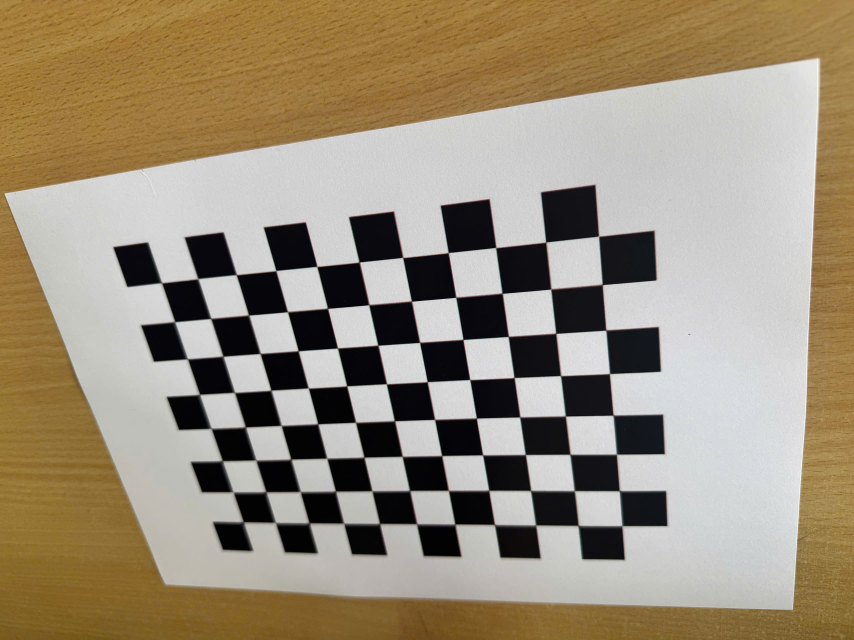
#> input picture pic/RGB_camera_calib_img/z7796031794832_b954ce9da58eb6578270dcee6342339b.jpg, 2560 x 1920 px (shown at 1/3 size); its folder holds only this picture in this run
$ python calibrate.py
#> lines starting #> are read from the running program, lines starting #| are printed output that depends on the picture; long printed decimals are rounded
### calibrate_helper.py
# -*- coding: utf-8 -*-
"""
Advanced Camera Calibration - Zhang Zhengyou Method
---------------------------------------------------
Features:
✔ findChessboardCornersSB
✔ cornerSubPix refinement
✔ auto resize inconsistent images
✔ reprojection analysis
✔ outlier rejection
✔ visualization
✔ undistortion
✔ Oxyz axis drawing
✔ coordinate text drawing
✔ robust logging

Author: ChatGPT
"""

import os
import glob
import time
import cv2
import numpy as np


class Calibrator:

    # ==========================================================
    def __init__(
        self,
        img_dir,
        shape_inner_corner,
        size_grid,
        visualization=False,
        auto_resize=True
    ):

        self.img_dir = img_dir
        self.shape_inner_corner = shape_inner_corner
        self.size_grid = size_grid
        self.visualization = visualization
        self.auto_resize = auto_resize

        self.mat_intri = None
        self.coff_dis = None
        self.v_rot = None
        self.v_trans = None

        self.used_img_paths = []

        # ======================================================
        # Object points
        w, h = shape_inner_corner

        self.cp_world = np.zeros((w * h, 3), np.float32)

        self.cp_world[:, :2] = (
            np.mgrid[0:w, 0:h]
            .T
            .reshape(-1, 2)
        )

        self.cp_world *= size_grid

        # ======================================================
        # Load image paths

        self.img_paths = []

        for ext in ["jpg", "jpeg", "png", "bmp"]:

            self.img_paths.extend(
                glob.glob(
                    os.path.join(img_dir, f"*.{ext}")
                )
            )

        if len(self.img_paths) == 0:
            raise FileNotFoundError(
                f"Không tìm thấy ảnh trong {img_dir}"
            )

    # ==========================================================
    @staticmethod
    def section(txt):

        print("\n" + "=" * 72)
        print(" ", txt)
        print("=" * 72)

    # ==========================================================
    def detect_corners(self, gray):

        w, h = self.shape_inner_corner

        flags = (
            cv2.CALIB_CB_EXHAUSTIVE |
            cv2.CALIB_CB_ACCURACY
        )

        ret, corners = cv2.findChessboardCornersSB(
            gray,
            (w, h),
            flags
        )

        if not ret:
            return False, None

        # ======================================================
        # Subpixel refinement

        criteria = (
            cv2.TERM_CRITERIA_EPS +
            cv2.TERM_CRITERIA_MAX_ITER,
            30,
            0.001
        )

        corners = cv2.cornerSubPix(
            gray,
            corners,
            (11, 11),
            (-1, -1),
            criteria
        )

        return True, corners

    # ==========================================================
    def calibrate_camera(
        self,
        save_corners_dir=None,
        draw_text=True,
        outlier_threshold=3.0
    ):

        w, h = self.shape_inner_corner

        points_world = []
        points_pixel = []

        self.used_img_paths = []

        img_size = None

        self.section("STEP 1: DETECT CHECKERBOARD")

        print(f"Images : {len(self.img_paths)}")
        print(f"Pattern: {w} x {h}")
        print(f"Grid   : {self.size_grid*1000:.1f} mm")

        # ======================================================
        # Detect checkerboard

        for path in self.img_paths:

            img = cv2.imread(path)

            if img is None:
                continue

            # ==================================================
            # First image defines target size

            if img_size is None:

                h0, w0 = img.shape[:2]
                img_size = (w0, h0)

            else:

                if (
                    img.shape[1] != img_size[0] or
                    img.shape[0] != img_size[1]
                ):

                    if self.auto_resize:

                        print(
                            f"⚠ resize: "
                            f"{os.path.basename(path)} "
                            f"{img.shape[1]}x{img.shape[0]}"
                            f" -> "
                            f"{img_size[0]}x{img_size[1]}"
                        )

                        img = cv2.resize(
                            img,
                            img_size
                        )

                    else:

                        print(
                            f"✘ skip size mismatch: "
                            f"{os.path.basename(path)}"
                        )

                        continue

            gray = cv2.cvtColor(
                img,
                cv2.COLOR_BGR2GRAY
            )

            t0 = time.time()

            ret, corners = self.detect_corners(gray)

            dt = (time.time() - t0) * 1000

            if ret:

                points_world.append(self.cp_world)
                points_pixel.append(corners)

                self.used_img_paths.append(path)

                print(
                    f"✔ {os.path.basename(path):30s} "
                    f"{len(corners):3d} corners "
                    f"{dt:.1f} ms"
                )

            else:

                print(
                    f"✘ {os.path.basename(path):30s} "
                    f"pattern not found"
                )

        # ======================================================
        if len(points_world) == 0:

            raise RuntimeError(
                "Không detect được checkerboard."
            )

        # ======================================================
        self.section("STEP 2: INITIAL CALIBRATION")

        t0 = time.time()

        rms, K, dist, rvecs, tvecs = (
            cv2.calibrateCamera(
                points_world,
                points_pixel,
                img_size,
                None,
                None
            )
        )

        print(f"Initial RMS: {rms:.4f} px")
        print(f"Time       : {time.time()-t0:.2f} s")

        # ======================================================
        # Outlier rejection

        self.section("STEP 3: OUTLIER REJECTION")

        good_world = []
        good_pixel = []
        good_paths = []

        for i in range(len(points_world)):

            reproj, _ = cv2.projectPoints(
                points_world[i],
                rvecs[i],
                tvecs[i],
                K,
                dist
            )

            err = np.linalg.norm(
                points_pixel[i] - reproj,
                axis=2
            ).ravel()

            mean_err = np.mean(err)
            rms_err = np.sqrt(np.mean(err**2))
            max_err = np.max(err)

            fname = os.path.basename(
                self.used_img_paths[i]
            )

            print(
                f"{fname:30s} "
                f"mean={mean_err:.3f} "
                f"rms={rms_err:.3f} "
                f"max={max_err:.3f}"
            )

            if mean_err <= outlier_threshold:

                good_world.append(points_world[i])
                good_pixel.append(points_pixel[i])
                good_paths.append(
                    self.used_img_paths[i]
                )

            else:

                print(f"   -> rejected")

        # ======================================================
        self.section("STEP 4: FINAL CALIBRATION")

        rms, K, dist, rvecs, tvecs = (
            cv2.calibrateCamera(
                good_world,
                good_pixel,
                img_size,
                None,
                None
            )
        )

        self.mat_intri = K
        self.coff_dis = dist
        self.v_rot = rvecs
        self.v_trans = tvecs

        self.used_img_paths = good_paths

        # ======================================================
        print("\nCamera Matrix K:")
        print(K)

        print("\nDistortion:")
        print(dist.ravel())

        print(f"\nFinal RMS: {rms:.4f} px")

        print("\nIntrinsic:")
        print(f"fx={K[0,0]:.3f}")
        print(f"fy={K[1,1]:.3f}")
        print(f"cx={K[0,2]:.3f}")
        print(f"cy={K[1,2]:.3f}")

        # ======================================================
        self.section("STEP 5: REPROJECTION ERROR")

        all_errors = []

        for i in range(len(good_world)):

            reproj, _ = cv2.projectPoints(
                good_world[i],
                rvecs[i],
                tvecs[i],
                K,
                dist
            )

            err = np.linalg.norm(
                good_pixel[i] - reproj,
                axis=2
            ).ravel()

            all_errors.extend(err)

            print(
                f"{os.path.basename(good_paths[i]):30s} "
                f"mean={np.mean(err):.4f} "
                f"rms={np.sqrt(np.mean(err**2)):.4f} "
                f"max={np.max(err):.4f}"
            )

        all_errors = np.array(all_errors)

        print("\nTOTAL")
        print(f"Points = {len(all_errors)}")
        print(f"Mean   = {np.mean(all_errors):.4f}")
        print(f"RMS    = {np.sqrt(np.mean(all_errors**2)):.4f}")
        print(f"Max    = {np.max(all_errors):.4f}")

        # ======================================================
        bins = [0,0.1,0.2,0.5,1,2,5,np.inf]

        labels = [
            "<0.1",
            "0.1-0.2",
            "0.2-0.5",
            "0.5-1",
            "1-2",
            "2-5",
            ">5"
        ]

        hist, _ = np.histogram(
            all_errors,
            bins=bins
        )

        print("\nDistribution:")

        for lbl, cnt in zip(labels, hist):

            print(f"{lbl:10s}: {cnt}")

        # ======================================================
        # Save visualization

        if save_corners_dir:

            self.section("STEP 6: SAVE VISUALIZATION")

            os.makedirs(
                save_corners_dir,
                exist_ok=True
            )

            axis_len = 3 * self.size_grid

            for i, path in enumerate(good_paths):

                img = cv2.imread(path)

                if img.shape[1] != img_size[0] or \
                   img.shape[0] != img_size[1]:

                    img = cv2.resize(
                        img,
                        img_size
                    )

                # ==============================================
                cv2.drawChessboardCorners(
                    img,
                    (w, h),
                    good_pixel[i],
                    True
                )

                cv2.drawFrameAxes(
                    img,
                    K,
                    dist,
                    rvecs[i],
                    tvecs[i],
                    axis_len,
                    3
                )

                # ==============================================
                if draw_text:

                    for idx, p in enumerate(
                        good_pixel[i]
                    ):

                        u, v = p.ravel()

                        txt = (
                            f"{idx}:"
                            f"({u:.0f},{v:.0f})"
                        )

                        cv2.putText(
                            img,
                            txt,
                            (int(u)+5, int(v)-5),
                            cv2.FONT_HERSHEY_SIMPLEX,
                            0.35,
                            (0,0,255),
                            1
                        )

                # ==============================================
                note = (
                    "Oxyz: "
                    "X(red) "
                    "Y(green) "
                    "Z(blue)"
                )

                cv2.putText(
                    img,
                    note,
                    (10, 30),
                    cv2.FONT_HERSHEY_SIMPLEX,
                    0.6,
                    (0,255,255),
                    2
                )

                out_path = os.path.join(
                    save_corners_dir,
                    os.path.basename(path)
                )

                cv2.imwrite(out_path, img)

                print(
                    f"✔ {os.path.basename(path)}"
                )

                if self.visualization:

                    cv2.imshow(
                        "Calibration",
                        img
                    )

                    cv2.waitKey(300)

            cv2.destroyAllWindows()

        self.section("CALIBRATION DONE")

        return K, dist

    # ==========================================================
    # [83 lines left out: function undistort_images, not called in this run]

### calibrate.py
import os
from calibrate_helper import Calibrator


def main():
    # CẤU HÌNH
    base_dir = os.path.dirname(os.path.abspath(__file__))
    pic_dir = os.path.join(base_dir, "pic")

    img_calib_dir = os.path.join(pic_dir, "RGB_camera_calib_img")
    img_corners_dir = os.path.join(pic_dir, "RGB_camera_calib_img_corners")
    img_normal_dir = os.path.join(pic_dir, "RGB_camera_normal_img")
    img_normal_undist_dir = os.path.join(pic_dir, "RGB_camera_normal_img_undistorted")

    # Tự động tạo thư mục nếu chưa tồn tại
    for d in [img_calib_dir, img_corners_dir, img_normal_dir, img_normal_undist_dir]:
        os.makedirs(d, exist_ok=True)

    shape_inner = (11, 8)       # Số inner corners (cột, hàng) ← sửa cho đúng checkerboard của bạn
    square_size = 0.017         # mét (17mm)

    # KHỞI TẠO CALIBRATOR
    calibrator = Calibrator(
        img_dir=img_calib_dir,
        shape_inner_corner=shape_inner,
        size_grid=square_size,
        visualization=False      # Đặt True nếu muốn xem ảnh pop-up
    )

    # =============================================
    # CALIBRATE & LƯU ẢNH CORNERS + OXYZ
    # =============================================
    print("\n🚀 BẮT ĐẦU QUÁ TRÌNH CALIBRATION...")
    calibrator.calibrate_camera(save_corners_dir=img_corners_dir)
#> in calibrate_camera, img is the input picture: shape (1920, 2560, 3); mean B, G, R 121.6, 142.6, 155.1
#> in calibrate_camera, `gray = cv2.cvtColor( img, cv2.COLOR_BGR2GRAY )`:
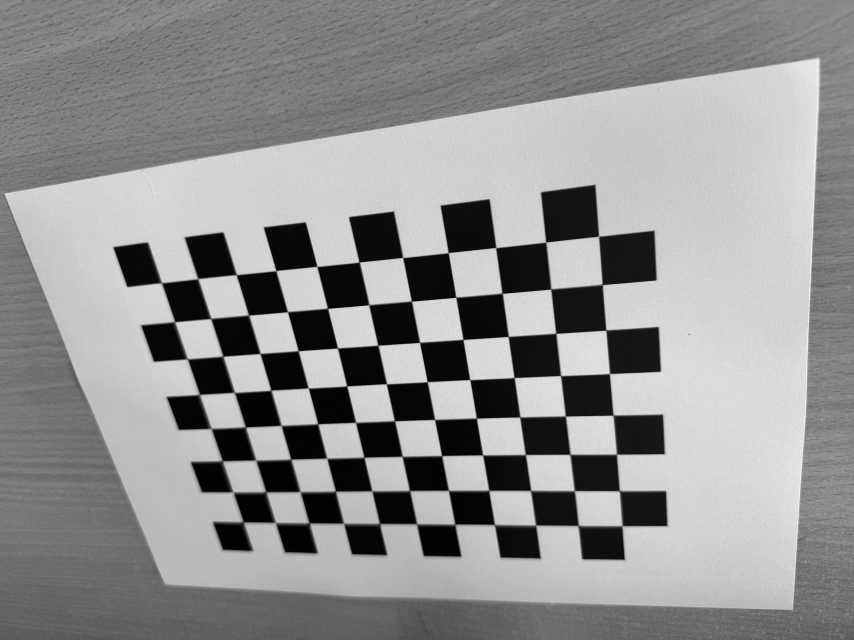
#> gray: shape (1920, 2560) (shown at 1/3 size); min 0, max 255, mean 144
#> in detect_corners, `ret, corners = cv2.findChessboardCornersSB( gray, (w, h), flags )`: ret = True; corners = 88 rows, first 8: [1867.3, 1578.8], [1735.8, 1578.1], [1608.1, 1577], [1484.5, 1575.2], [1365.6, 1574.3], [1250.8, 1573.2], [1139.6, 1572.7], [1031.7, 1571.8]
#> in detect_corners, `corners = cv2.cornerSubPix( gray, corners, (11, 11), (-1, -1), criteri..`: corners = 88 rows, first 8: [1866.3, 1577.8], [1734.9, 1576.8], [1607.6, 1575.8], [1484.2, 1574.1], [1365.6, 1573], [1250.8, 1571.7], [1139.9, 1570.8], [1032.2, 1570.1]
#> in calibrate_camera, `ret, corners = self.detect_corners(gray)`: ret = True
#| ✔ z7796031794832_b954ce9da58eb6578270dcee6342339b.jpg  88 corners 2312.2 ms
#> in calibrate_camera, `rms, K, dist, rvecs, tvecs = ( cv2.calibrateCamera( points_world, poin..`: rms = 0.545; K = [[1914.8, 0, 1272.1], [0, 1933.3, 955], [0, 0, 1]]; dist = [[0.192, -0.33, 0.00327, 0.00331, -1.71]]; rvecs = ([0.378, -0.602, 2.93],); tvecs = ([0.0785, 0.0817, 0.258],)
#| Initial RMS: 0.5454 px
#> the loop in calibrate_camera, `for i in range(len(points_world)): ` made 1 pass
#> (mean_err, rms_err, max_err) on pass 1: (0.438, 0.545, 1.74)
#| z7796031794832_b954ce9da58eb6578270dcee6342339b.jpg mean=0.438 rms=0.545 max=1.745
#> after the loop in calibrate_camera, `for i in range(len(points_world)):`: good_paths = 1 item
#> in calibrate_camera, `self.mat_intri = K`: self.mat_intri = [[1914.8, 0, 1272.1], [0, 1933.3, 955], [0, 0, 1]]
#> in calibrate_camera, `self.coff_dis = dist`: self.coff_dis = [[0.192, -0.33, 0.00327, 0.00331, -1.71]]
#> in calibrate_camera, `self.v_rot = rvecs`: self.v_rot = ([0.378, -0.602, 2.93],)
#> in calibrate_camera, `self.v_trans = tvecs`: self.v_trans = ([0.0785, 0.0817, 0.258],)
#> in calibrate_camera, `self.used_img_paths = good_paths`: self.used_img_paths = 1 item
#| [[1.91479303e+03 0.00000000e+00 1.27208921e+03]
#|  [0.00000000e+00 1.93332084e+03 9.54987238e+02]
#|  [0.00000000e+00 0.00000000e+00 1.00000000e+00]]
#| [ 0.192 -0.3295  0.003275  0.003312 -1.709]
#| Final RMS: 0.5454 px
#| fx=1914.793
#| fy=1933.321
#| cx=1272.089
#| cy=954.987
#> the loop in calibrate_camera, `for i in range(len(good_world)): ` made 1 pass
#| z7796031794832_b954ce9da58eb6578270dcee6342339b.jpg mean=0.4385 rms=0.5454 max=1.7448
#> after the loop in calibrate_camera, `for i in range(len(good_world)):`: all_errors = 88 values, max 1.74 at index 33, min 0.0266 at index 40, mean 0.438
#| Points = 88
#| Mean   = 0.4385
#| RMS    = 0.5454
#| Max    = 1.7448
#> in calibrate_camera, `bins = [0,0.1,0.2,0.5,1,2,5,np.inf]`: bins = [0, 0.1, 0.2, 0.5, 1, 2, 5, inf]
#> in calibrate_camera, `hist, _ = np.histogram( all_errors, bins=bins )`: hist = [5, 12, 45, 18, 8, 0, 0]
#> the loop in calibrate_camera, `for lbl, cnt in zip(labels, hist): ` made 7 passes
#> (lbl, cnt) on passes 1 to 7: ('<0.1', 5), ('0.1-0.2', 12), ('0.2-0.5', 45), ('0.5-1', 18), ('1-2', 8), ('2-5', 0), ('>5', 0)
#| <0.1      : 5
#| 0.1-0.2   : 12
#| 0.2-0.5   : 45
#| 0.5-1     : 18
#| 1-2       : 8
#| 2-5       : 0
#| >5        : 0
#> in calibrate_camera, `cv2.drawChessboardCorners( img, (w, h), good_pixel[i], True )`:
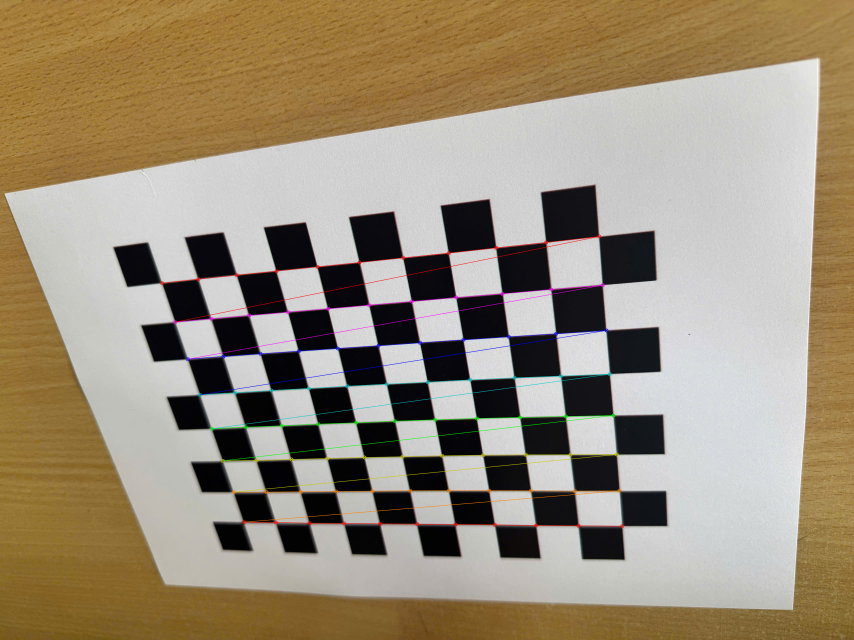
#> img: shape (1920, 2560, 3) (shown at 1/3 size); mean B, G, R 121.5, 142.5, 155.3
#> the loop in calibrate_camera, `for idx, p in enumerate( good_pixel[i] ): ` made 88 passes
#> (u, v, txt) on passes 1 to 12: (1866.3, 1577.8, '0:(1866,1578)'), (1734.9, 1576.8, '1:(1735,1577)'), (1607.6, 1575.8, '2:(1608,1576)'), (1484.2, 1574.1, '3:(1484,1574)'), (1365.6, 1573, '4:(1366,1573)'), (1250.8, 1571.7, '5:(1251,1572)'), (1139.9, 1570.8, '6:(1140,1571)'), (1032.2, 1570.1, '7:(1032,1570)'), (928.7, 1568.9, '8:(929,1569)'), (827.4, 1567.5, '9:(827,1567)'), (731.3, 1565.6, '10:(731,1566)'), (1858.3, 1472.4, '11:(1858,1472)')
#| ✔ z7796031794832_b954ce9da58eb6578270dcee6342339b.jpg

    # =============================================
    # UNDISTORT ẢNH CALIBRATION (không bắt buộc, nhưng có thể làm)
    # =============================================
    # Nếu bạn muốn lưu ảnh checkerboard đã undistort
    # calibrator.undistort_images(img_calib_dir, "./pic/RGB_camera_calib_img_undistorted")

    # =============================================
    # UNDISTORT ẢNH THƯỜNG
    # =============================================
    if os.path.exists(img_normal_dir) and os.listdir(img_normal_dir):
        calibrator.undistort_images(img_normal_dir, img_normal_undist_dir)
    else:
        print(f"\n⚠ Thư mục {img_normal_dir} trống hoặc không tồn tại. Bỏ qua undistort ảnh thường.")


if __name__ == "__main__":
    main()
